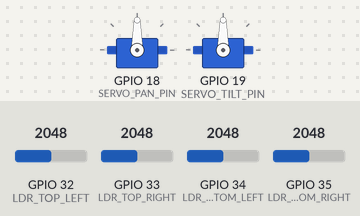
A sketch run on a simulated ESP32. On the bench: 2 × servo. Inputs (shaded band) come from the test bench; at power-on: GPIO 32 (LDR_TOP_LEFT) = 2048, GPIO 33 (LDR_TOP_RIGHT) = 2048, GPIO 35 (LDR_BOTTOM_RIGHT) = 2048, GPIO 34 (LDR_BOTTOM_LEFT) = 2048. What the sketch prints to the serial monitor is not drawn.

Above: at 2.2 s.
2.3 s: GPIO 32 (LDR_TOP_LEFT) set to 2120
3.8 s: GPIO 32 (LDR_TOP_LEFT) set to 2218
At 4.27 s:
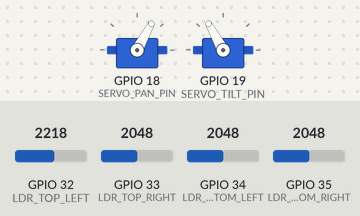
At 5.8 s:
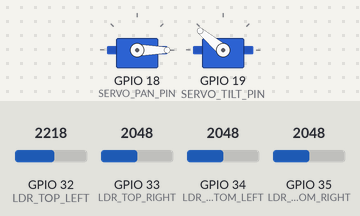
6.8 s: GPIO 33 (LDR_TOP_RIGHT) set to 2275
8.3 s: GPIO 33 (LDR_TOP_RIGHT) set to 2385
At 11.2 s:
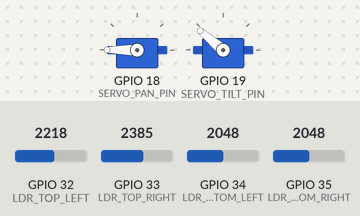
11.3 s: GPIO 35 (LDR_BOTTOM_RIGHT) set to 2588
12.8 s: GPIO 35 (LDR_BOTTOM_RIGHT) set to 2710
At 15.7 s:
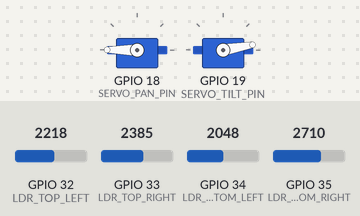
Timing chart, 0 to 16.8 s (numbered marks = the images above; inputs shaded):
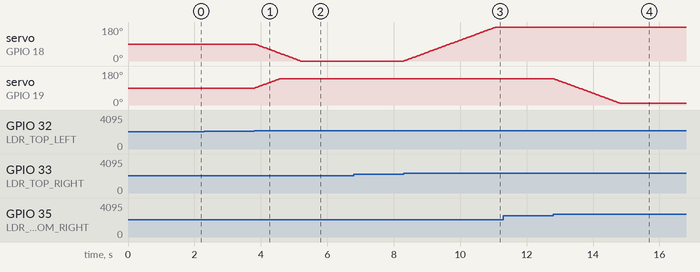

Measured:
- the behaviour switches between 2149 and 2150 on GPIO 32 (LDR_TOP_LEFT) (found by bisection; images 0 and 1)
- the behaviour switches between 2319 and 2320 on GPIO 33 (LDR_TOP_RIGHT) (found by bisection; images 2 and 3)
- the behaviour switches between 2655 and 2656 on GPIO 35 (LDR_BOTTOM_RIGHT) (found by bisection; images 3 and 4)
- after the input at 2.3 s, every drawn part: stays the same
- after the input at 3.8 s, servo on GPIO 18 (SERVO_PAN_PIN): moves from 90° to 0° over 1.4 s, starting at once; servo on GPIO 19 (SERVO_TILT_PIN): moves from 90° to 140° over 0.77 s, starting at once
- after the input at 6.8 s, every drawn part: stays the same
- after the input at 8.3 s, servo on GPIO 18 (SERVO_PAN_PIN): moves from 0° to 180° over 2.8 s, starting at once
- after the input at 11.3 s, every drawn part: stays the same
- after the input at 12.8 s, servo on GPIO 19 (SERVO_TILT_PIN): moves from 140° to 10° over 2.0 s, starting at once

The sketch:

project_code_draft_1.ino
```cpp
#include <ESP32Servo.h>

// Pin Definitions
const int LDR_TOP_LEFT     = 32;
const int LDR_TOP_RIGHT    = 33;
const int LDR_BOTTOM_LEFT  = 34;
const int LDR_BOTTOM_RIGHT = 35;

const int SERVO_PAN_PIN    = 18; // Horizontal (East/West)
const int SERVO_TILT_PIN   = 19; // Vertical (Up/Down)

// Settings
const int TOLERANCE = 50;      // Difference in light needed to move (prevents jitter)
const int STEP_DELAY = 15;     // Lower = faster speed
const int NIGHT_LIMIT = 200;   // If light is below this, it's night (0-4095 range)

// Servo Objects
Servo servoPan;
Servo servoTilt;

// Position Variables
int posPan = 90;
int posTilt = 90;

// Limits to prevent mechanical locking
const int PAN_MIN = 0;   const int PAN_MAX = 180;
const int TILT_MIN = 10; const int TILT_MAX = 140; // Tilt usually has less range

void setup() {
  Serial.begin(115200);

  // Attach Servos
  servoPan.attach(SERVO_PAN_PIN);
  servoTilt.attach(SERVO_TILT_PIN);

  // Move to starting position
  servoPan.write(posPan);
  servoTilt.write(posTilt);

  Serial.println("Solar Tracker Initialized.");
  delay(1000);
}

void loop() {
  // 1. Read Sensors
  int tl = analogRead(LDR_TOP_LEFT);
  int tr = analogRead(LDR_TOP_RIGHT);
  int bl = analogRead(LDR_BOTTOM_LEFT);
  int br = analogRead(LDR_BOTTOM_RIGHT);

  // 2. Average Calculations
  int avgTop = (tl + tr) / 2;
  int avgBot = (bl + br) / 2;
  int avgLeft = (tl + bl) / 2;
  int avgRight = (tr + br) / 2;

  int avgOverall = (avgTop + avgBot + avgLeft + avgRight) / 4;

  // 3. Night Mode Check
  // If it's too dark, don't drain battery moving motors.
  if (avgOverall < NIGHT_LIMIT) {
     Serial.println("Night detected - Sleep mode");
     delay(1000);
     return;
  }

  // 4. Vertical Logic (Tilt)
  // If Top is brighter than Bottom by 'tolerance' amount
  if (abs(avgTop - avgBot) > TOLERANCE) {
    if (avgTop > avgBot) {
      posTilt = posTilt + 1; // Look Up
    } else {
      posTilt = posTilt - 1; // Look Down
    }

    // Safety Clamp
    if (posTilt > TILT_MAX) posTilt = TILT_MAX;
    if (posTilt < TILT_MIN) posTilt = TILT_MIN;

    servoTilt.write(posTilt);
  }

  // 5. Horizontal Logic (Pan)
  // If Left is brighter than Right by 'tolerance' amount
  if (abs(avgLeft - avgRight) > TOLERANCE) {
    if (avgLeft > avgRight) {
      posPan = posPan - 1; // Turn Left
    } else {
      posPan = posPan + 1; // Turn Right
    }

    // Safety Clamp
    if (posPan > PAN_MAX) posPan = PAN_MAX;
    if (posPan < PAN_MIN) posPan = PAN_MIN;

    servoPan.write(posPan);
  }

  delay(STEP_DELAY);
}
```
